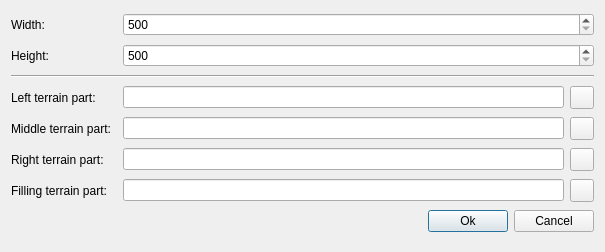
<?xml version="1.0" encoding="UTF-8"?>
<ui version="4.0">
 <class>NewDocumentDialog</class>
 <widget class="QDialog" name="NewDocumentDialog">
  <property name="geometry">
   <rect>
    <x>0</x>
    <y>0</y>
    <width>605</width>
    <height>252</height>
   </rect>
  </property>
  <property name="sizePolicy">
   <sizepolicy hsizetype="Fixed" vsizetype="Fixed">
    <horstretch>0</horstretch>
    <verstretch>0</verstretch>
   </sizepolicy>
  </property>
  <property name="windowTitle">
   <string>New document</string>
  </property>
  <layout class="QGridLayout" name="gridLayout">
   <item row="0" column="0">
    <widget class="QLabel" name="lblWidth">
     <property name="text">
      <string>Width:</string>
     </property>
    </widget>
   </item>
   <item row="1" column="0">
    <widget class="QLabel" name="lblHeight">
     <property name="text">
      <string>Height:</string>
     </property>
    </widget>
   </item>
   <item row="4" column="0">
    <widget class="QLabel" name="lblMiddlePath">
     <property name="text">
      <string>Middle terrain part:</string>
     </property>
    </widget>
   </item>
   <item row="8" column="0" colspan="4">
    <layout class="QHBoxLayout" name="horizontalLayout">
     <item>
      <spacer name="horizontalSpacer">
       <property name="orientation">
        <enum>Qt::Horizontal</enum>
       </property>
       <property name="sizeHint" stdset="0">
        <size>
         <width>40</width>
         <height>20</height>
        </size>
       </property>
      </spacer>
     </item>
     <item>
      <widget class="QPushButton" name="btnOk">
       <property name="text">
        <string>Ok</string>
       </property>
      </widget>
     </item>
     <item>
      <widget class="QPushButton" name="btnCancel">
       <property name="text">
        <string>Cancel</string>
       </property>
      </widget>
     </item>
    </layout>
   </item>
   <item row="4" column="3">
    <widget class="QToolButton" name="btnMiddlePart">
     <property name="text">
      <string/>
     </property>
     <property name="icon">
      <iconset resource="../res/resource.qrc">
       <normaloff>:/images/file-open.png</normaloff>:/images/file-open.png</iconset>
     </property>
    </widget>
   </item>
   <item row="4" column="2">
    <widget class="QLineEdit" name="txtMiddlePart"/>
   </item>
   <item row="5" column="2">
    <widget class="QLineEdit" name="txtRightPart"/>
   </item>
   <item row="5" column="3">
    <widget class="QToolButton" name="btnRightPart">
     <property name="text">
      <string/>
     </property>
     <property name="icon">
      <iconset resource="../res/resource.qrc">
       <normaloff>:/images/file-open.png</normaloff>:/images/file-open.png</iconset>
     </property>
    </widget>
   </item>
   <item row="5" column="0">
    <widget class="QLabel" name="lblRightPart">
     <property name="text">
      <string>Right terrain part:</string>
     </property>
    </widget>
   </item>
   <item row="3" column="0">
    <widget class="QLabel" name="lblLeftPart">
     <property name="text">
      <string>Left terrain part:</string>
     </property>
    </widget>
   </item>
   <item row="3" column="2">
    <widget class="QLineEdit" name="txtLeftPart"/>
   </item>
   <item row="3" column="3">
    <widget class="QToolButton" name="btnLeftPart">
     <property name="text">
      <string/>
     </property>
     <property name="icon">
      <iconset resource="../res/resource.qrc">
       <normaloff>:/images/file-open.png</normaloff>:/images/file-open.png</iconset>
     </property>
    </widget>
   </item>
   <item row="7" column="0">
    <widget class="QLabel" name="lblTerrainPart">
     <property name="text">
      <string>Filling terrain part:</string>
     </property>
    </widget>
   </item>
   <item row="7" column="2">
    <widget class="QLineEdit" name="txtTerrainPart"/>
   </item>
   <item row="7" column="3">
    <widget class="QToolButton" name="btnTerrainPart">
     <property name="text">
      <string/>
     </property>
     <property name="icon">
      <iconset resource="../res/resource.qrc">
       <normaloff>:/images/file-open.png</normaloff>:/images/file-open.png</iconset>
     </property>
    </widget>
   </item>
   <item row="2" column="0" colspan="4">
    <widget class="Line" name="line">
     <property name="orientation">
      <enum>Qt::Horizontal</enum>
     </property>
    </widget>
   </item>
   <item row="1" column="2" colspan="2">
    <widget class="QSpinBox" name="spinBoxHeight">
     <property name="minimum">
      <number>500</number>
     </property>
     <property name="maximum">
      <number>16777215</number>
     </property>
     <property name="singleStep">
      <number>10</number>
     </property>
     <property name="value">
      <number>500</number>
     </property>
    </widget>
   </item>
   <item row="0" column="2" colspan="2">
    <widget class="QSpinBox" name="spinBoxWidth">
     <property name="minimum">
      <number>500</number>
     </property>
     <property name="maximum">
      <number>16777215</number>
     </property>
     <property name="singleStep">
      <number>10</number>
     </property>
     <property name="value">
      <number>500</number>
     </property>
    </widget>
   </item>
  </layout>
 </widget>
 <tabstops>
  <tabstop>spinBoxWidth</tabstop>
  <tabstop>spinBoxHeight</tabstop>
  <tabstop>txtLeftPart</tabstop>
  <tabstop>btnLeftPart</tabstop>
  <tabstop>txtMiddlePart</tabstop>
  <tabstop>btnMiddlePart</tabstop>
  <tabstop>txtRightPart</tabstop>
  <tabstop>btnRightPart</tabstop>
  <tabstop>txtTerrainPart</tabstop>
  <tabstop>btnTerrainPart</tabstop>
  <tabstop>btnOk</tabstop>
  <tabstop>btnCancel</tabstop>
 </tabstops>
 <resources>
  <include location="../res/resource.qrc"/>
 </resources>
 <connections>
  <connection>
   <sender>btnOk</sender>
   <signal>clicked()</signal>
   <receiver>NewDocumentDialog</receiver>
   <slot>accept()</slot>
   <hints>
    <hint type="sourcelabel">
     <x>104</x>
     <y>207</y>
    </hint>
    <hint type="destinationlabel">
     <x>199</x>
     <y>149</y>
    </hint>
   </hints>
  </connection>
  <connection>
   <sender>btnCancel</sender>
   <signal>clicked()</signal>
   <receiver>NewDocumentDialog</receiver>
   <slot>reject()</slot>
   <hints>
    <hint type="sourcelabel">
     <x>295</x>
     <y>207</y>
    </hint>
    <hint type="destinationlabel">
     <x>199</x>
     <y>149</y>
    </hint>
   </hints>
  </connection>
  <connection>
   <sender>btnLeftPart</sender>
   <signal>clicked()</signal>
   <receiver>NewDocumentDialog</receiver>
   <slot>slotChooseFile()</slot>
   <hints>
    <hint type="sourcelabel">
     <x>502</x>
     <y>22</y>
    </hint>
    <hint type="destinationlabel">
     <x>263</x>
     <y>83</y>
    </hint>
   </hints>
  </connection>
  <connection>
   <sender>btnRightPart</sender>
   <signal>clicked()</signal>
   <receiver>NewDocumentDialog</receiver>
   <slot>slotChooseFile()</slot>
   <hints>
    <hint type="sourcelabel">
     <x>502</x>
     <y>53</y>
    </hint>
    <hint type="destinationlabel">
     <x>263</x>
     <y>83</y>
    </hint>
   </hints>
  </connection>
  <connection>
   <sender>btnMiddlePart</sender>
   <signal>clicked()</signal>
   <receiver>NewDocumentDialog</receiver>
   <slot>slotChooseFile()</slot>
   <hints>
    <hint type="sourcelabel">
     <x>502</x>
     <y>84</y>
    </hint>
    <hint type="destinationlabel">
     <x>263</x>
     <y>83</y>
    </hint>
   </hints>
  </connection>
  <connection>
   <sender>btnTerrainPart</sender>
   <signal>clicked()</signal>
   <receiver>NewDocumentDialog</receiver>
   <slot>slotChooseFile()</slot>
   <hints>
    <hint type="sourcelabel">
     <x>502</x>
     <y>114</y>
    </hint>
    <hint type="destinationlabel">
     <x>263</x>
     <y>83</y>
    </hint>
   </hints>
  </connection>
 </connections>
 <slots>
  <slot>slotChooseFile()</slot>
 </slots>
</ui>
